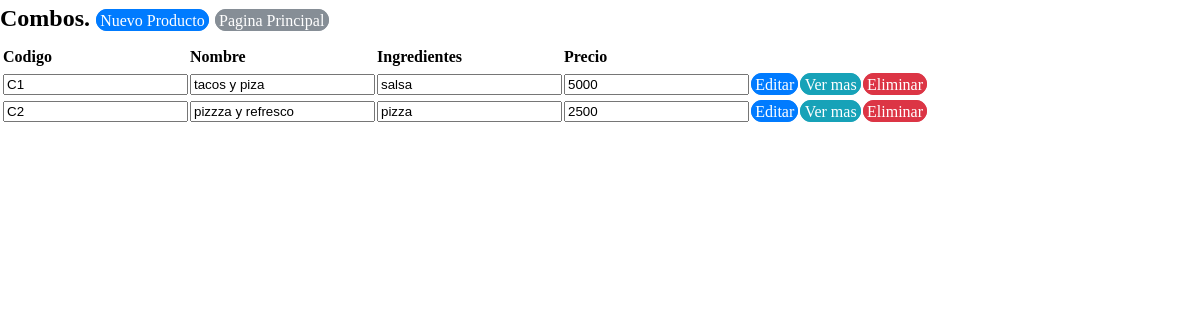
The page /view/registrocombos/RegistroCombos.php on the database its author committed.
### tables this page shows
CREATE TABLE `tbcombos` (
  `combosid` int(11) NOT NULL,
  `combocodigo` varchar(50) NOT NULL,
  `combonombre` varchar(50) NOT NULL,
  `combosproductoid` text NOT NULL,
  `comboingredientes` varchar(100) NOT NULL,
  `comboprecio` int(11) NOT NULL,
  `comboestado` int(3) NOT NULL
);

### business/combobusiness/comboBusiness.php (called while the page is built, shortened)
<?php
class comboBusiness{
    private $DataCombo;
    public function comboBusiness() {
        require_once '../../data/datacombo/DataCombo.php';
        $this->DataCombo = new DataCombo();
    }
    public function mostrarCombo() {
        return $this->DataCombo->mostrarCombo();
    }
}

### data/datacombo/DataCombo.php (called while the page is built, shortened)
<?php
class DataCombo {
    private $conexion;
    function DataCombo() {
        include_once '../../data/dbconexion/Conexion.php';
        $this->conexion = new Conexion();
    }
    public function mostrarCombo() {
        if ($this->conexion->crearConexion()->set_charset('utf8')) {
            $array = array();
            $mostrarCombo = $this->conexion->crearConexion()->query("SELECT * FROM `tbcombos`;");
            $this->conexion->cerrarConexion();
            while ($resultado = $mostrarCombo->fetch_assoc()) {
                array_push($array, $resultado);
            }
            return $array;
        }
    }
}
?>

### data/dbconexion/Conexion.php (called while the page is built, shortened)
<?php
class Conexion {
    private $server;
    private $user;
    private $password;
    private $dbname;
    function Conexion(){
        $this->server = "localhost";
        $this->user = "root";
        $this->password = "";
        $this->dbname = "bdexpressdjb";
    }
    function crearConexion(){
        $this->conexion  = mysqli_connect($this->server,$this->user,$this->password,$this->dbname);
        return $this->conexion;
    }
}

### view/registrocombos/RegistroCombos.php (the view, shortened to what this page needs)
<!DOCTYPE html>
<head>
    <link rel="stylesheet" href="../../css/estilo.css">
    <?php
    include '../../business/combobusiness/comboBusiness.php';
    ?>
</head>
<body>
    <?php
    $comboBusiness = new ComboBusiness();
    $allBusiness = $comboBusiness->mostrarCombo();
    ?>
    <h2>Combos.
        <a href="?action=registrar" class="btn btn-primary">Nuevo Producto</a>
        <a href="../ventanaprincipalview/VentanaPrincipalView.php" class="btn btn-secondary">Pagina Principal</a>
    </h2>
    <form  action="../../business/comboaccion/ComboAccion.php" method="Post" >
        <table>
            <thead>
                <tr><th></th>
                    <th>Codigo</th>
                    <th>Nombre</th>
                    <th>Ingredientes</th>
                    <th>Precio</th>
                </tr>
            </thead>
            <?php foreach ($allBusiness as $current): ?>
                <tr><td><input type="hidden" name="combosid" id="combosid" value="<?php echo $current['combosid']; ?>"></td>
                    <td><input type="text" id="combocodigo" name="combocodigo" class="combocodigo"  value="<?php echo $current['combocodigo']; ?>" readonly/> </td>
                    <td><input type="text" id="combonombre" name="combonombre" class="combonombre" value="<?php echo $current['combonombre']; ?>" readonly/> </td>
                    <td><input type="text" id="comboingredientes" name="comboingredientes" class="comboingredientes" value="<?php echo $current['comboingredientes']; ?>" readonly/> </td>
                    <td><input type="text" id="comboprecio" name="comboprecio" class="comboprecio" value="<?php echo $current['comboprecio']; ?>" readonly/> </td>
                    <td><a href="?action=editar&id=<?php echo $current['combosid']; ?> " class="btn btn-primary">Editar</a></td>
                    <td><a href="?action=ver&id=<?php echo $current['combosid']; ?> " class="btn btn-info">Ver mas</a></td>
                    <td><a href="?action=eliminar&id=<?php echo $current['combosid']; ?> " class="btn btn-danger">Eliminar</a></td>
                </tr>
            <?php endforeach ?>
        </table>
    </form>
</body>
</html>

### css/estilo.css (style rules this page uses)
body { margin: 0; font-family: verdana; font-size: 1rem; font-weight: normal; line-height: 1.5; color: black; background-color: window; }
h1, h2, h3, h4, h5, h6 { margin-top: 0; margin-bottom: .5rem; }
a { color: blue; text-decoration: none; background-color: transparent; -webkit-text-decoration-skip: objects; }
table { border-collapse: collapse; }
th { text-align: left; }
.btn { font-weight: normal; text-align: center; white-space: nowrap; vertical-align: middle; border: 1px solid transparent; padding: 0.1rem 0.2rem; font-size: 1rem; line-height: 1.5; border-radius: 0.70rem; transition: all 0.15s ease-in-out; }
.btn-primary { color: #fff; background-color: #007bff; border-color: #007bff; }
.btn-secondary { color: #fff; background-color: #868e96; border-color: #868e96; }
.btn-info { color: #fff; background-color: #17a2b8; border-color: #17a2b8; }
.btn-danger { color: #fff; background-color: #dc3545; border-color: #dc3545; }

### rows shown on the page
tbcombos: combocodigo "C1", combonombre "tacos y piza", comboingredientes "salsa", comboprecio "5000"
tbcombos: combocodigo "C2", combonombre "pizzza y refresco", comboingredientes "pizza", comboprecio "2500"
